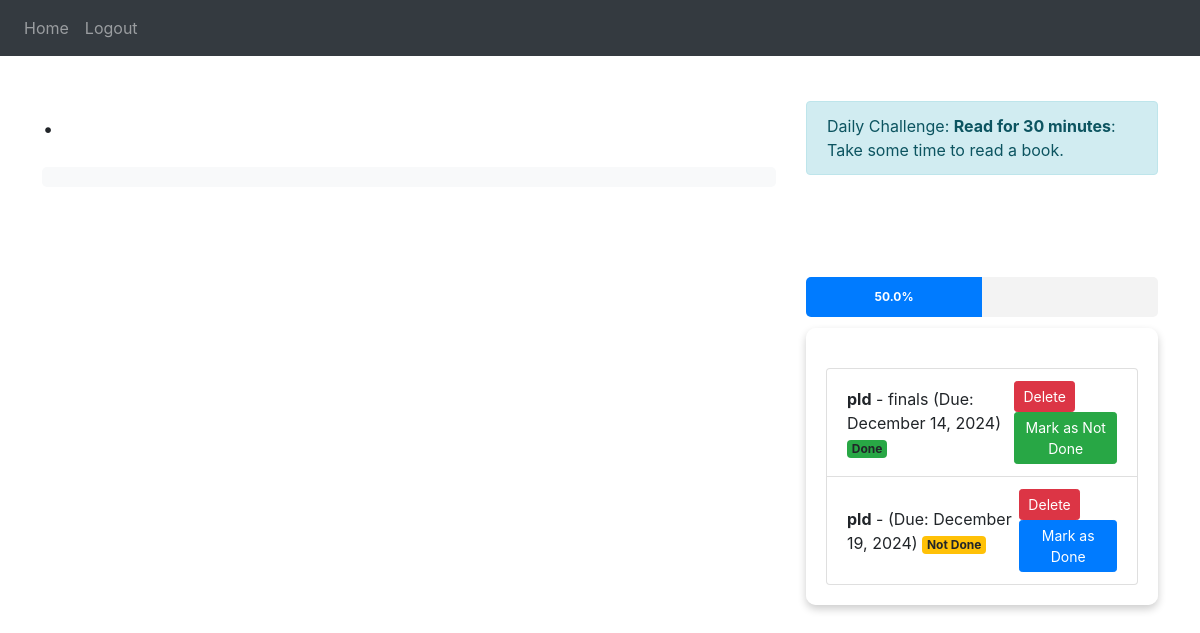
Screenshot of / (signed in) with the database file from the repository.
### website/models.py (models this page shows)
class Task(db.Model):
    id = db.Column(db.Integer, primary_key=True)    # Primary Key for the task
    title = db.Column(db.String(100), nullable=False)  # Task title is required
    description = db.Column(db.String(200), nullable=True)
    date = db.Column(db.Date, nullable=False, default=func.now())  # Default to current date
    user_id = db.Column(db.Integer, db.ForeignKey('user.id'), nullable=False)
    is_done = db.Column(db.Boolean, default=False)  # Defaults to not done

### website/views.py (the view, shortened to what this page needs)
@views.route('/', methods=['GET', 'POST'])
@login_required
def home():
    tasks = Task.query.filter_by(user_id=current_user.id).all()
    total_tasks = len(tasks)
    completed_tasks = sum(1 for task in tasks if task.is_done)
    progress_percentage = (completed_tasks / total_tasks * 100) if total_tasks > 0 else 0
    daily_challenge = get_daily_challenge()
    return render_template("home.html", user=current_user, tasks=tasks,
                           progress_percentage=progress_percentage,
                           daily_challenge=daily_challenge,)

### website/__init__.py (called while the page is built)
def create_app():
    app = Flask(__name__)
    app.config['SECRET_KEY'] = 'defHackher'
    app.config['SQLALCHEMY_DATABASE_URI'] = f'sqlite:///{DB_NAME}'
    db.init_app(app)
    from .views import views
    from .auth import auth
    app.register_blueprint(views, url_prefix='/')
    app.register_blueprint(auth, url_prefix='/')
    from .models import User, Task
    with app.app_context():
        db.create_all()
    login_manager = LoginManager()
    login_manager.login_view = 'auth.login'
    login_manager.init_app(app)
    @login_manager.user_loader
    def load_user(id):
        return User.query.get(int(id))
    return app

### website/views.py (called while the page is built)
def get_daily_challenge():
    challenges = [
        {"title": "Drink 8 glasses of water", "description": "Stay hydrated today!"},
        {"title": "Walk 10,000 steps", "description": "Get moving and stay active!"},
        {"title": "Read for 30 minutes", "description": "Take some time to read a book."},
        {"title": "Meditate for 10 minutes", "description": "Clear your mind and relax."},
        {"title": "Write down 3 things you're grateful for", "description": "Practice gratitude."}
    ]
    return random.choice(challenges)

### website/templates/home.html (shortened to what this page needs)
{% extends "base.html" %}
{% block content %}
<div class="container-fluid">
    <div class="row">
        <div class="col-md-8">
            <h1 class="my-4 text-violet">.</h1>
            <div id="calendar"></div>
        </div>
        <div class="col-md-4">
            <div class="task-progress-container">
                <div class="alert alert-info">
                    <text class="my-4 text-blue">Daily Challenge: </text>
                    <strong>{{ daily_challenge.title }}</strong>: {{ daily_challenge.description }}
                </div>
                <h2 class="my-4 text-white">Your Tasks</h2>
                <div class="progress-container">
                    <div class="progress">
                        <div class="progress-bar" role="progressbar"
                             style="width: {{ progress_percentage }}%;
                                    background-color: { '2f0a3d' if task.is_done else '#e6e6e6' };"
                             aria-valuenow="{{ progress_percentage }}"
                             aria-valuemin="0"
                             aria-valuemax="100">
                            {{ progress_percentage | round(0) }}%
                        </div>
                    </div>
                </div>
                <div class="task-container">
                    <ul class="list-group task-list">
                        {% for task in tasks %}
                        <li class="list-group-item d-flex justify-content-between align-items-center">
                            <div>
                                <strong>{{ task.title }}</strong> - {{ task.description }} (Due: {{ task.date.strftime('%B %d, %Y') }})
                                <span class="badge bg-{{ 'success' if task.is_done else 'warning' }}">
                                    {{ 'Done' if task.is_done else 'Not Done' }}
                                </span>
                            </div>
                            <div>
                                <form method="POST" action="/delete-task" style="display:inline;">
                                    <button type="submit" class="btn btn-danger btn-sm">Delete</button>
                                </form>
                                <button class="btn btn-{{ 'success' if task.is_done else 'primary' }} btn-sm mark-as-done"
                                        data-task-id="{{ task.id }}"
                                        data-is-done="{{ not task.is_done }}">
                                    {{ 'Mark as Not Done' if task.is_done else 'Mark as Done' }}
                                </button>
                            </div>
                        </li>
                        {% endfor %}
                    </ul>
                </div>
            </div>
        </div>
    </div>
</div>
{% endblock %}

### website/templates/base.html (shortened to what this page needs)
<!DOCTYPE html>
<html>
  <head>
    <link
      rel="stylesheet"
      href="https://stackpath.bootstrapcdn.com/bootstrap/4.4.1/css/bootstrap.min.css"
    />
    <link
      rel="stylesheet"
      href="https://stackpath.bootstrapcdn.com/font-awesome/4.7.0/css/font-awesome.min.css"
    />
  </head>
  <body>
    <nav class="navbar navbar-expand-lg navbar-dark bg-dark">
      <div class="collapse navbar-collapse" id="navbar">
        <div class="navbar-nav">
          {% if user.is_authenticated %}
          <a class="nav-item nav-link" id="home" href="/">Home</a>
          <a class="nav-item nav-link" id="logout" href="/logout">Logout</a>
          {% else %}
          <a class="nav-item nav-link" id="login" href="/login">Login</a>
          <a class="nav-item nav-link" id="signUp" href="/sign-up">Sign Up</a>
          {% endif %}
        </div>
      </div>
    </nav>
    <div class="container">{% block content %} {% endblock %}</div>
  </body>
</html>

### website/templates/base.html (style rules this page uses)
body { margin: 0; padding: 0; }
.container { max-width: 98%; margin-left: auto; margin-right: auto; padding: 15px; }

### website/templates/home.html (style rules this page uses)
body { background-image: url('https://i.imghippo.com/files/yNr2239LFw.png'); background-size: cover; background-repeat: no-repeat; background-position: center; background-attachment: fixed; height: 100vh; }
#calendar { background-color: #f8f9fa; border-radius: 5px; padding: 10px; }
.task-list { margin-top: 20px; }
.task-container { background-color: rgba(255, 255, 255, 0.8); border-radius: 10px; padding: 20px; box-shadow: 0 4px 8px rgba(0, 0, 0, 0.2); margin-top: 10px; }
.task-progress-container { margin-top: 30px; display: flex; flex-direction: column; align-items: center; }
.progress-container { width: 100%; margin-bottom: 1px; }
.progress { height: 40px; background-color: #f3f3f3; border-radius: 5px; overflow: hidden; }
.progress-bar { height: 100%; text-align: center; line-height: 40px; color: white; font-weight: bold; transition: width 0.5s ease; }

### rows the page displays
Task: title "pld", description "finals", date "December 14, 2024", is_done "Done", is_done "Mark as Not Done"
Task: title "pld", date "December 19, 2024", is_done "Not Done", is_done "Mark as Done"

### other values shown
{{ daily_challenge.title }} "Read for 30 minutes"
{{ daily_challenge.description }} "Take some time to read a book."
{{ progress_percentage | round(0) }} "50.0"
